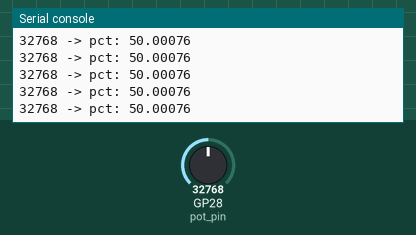
Recording of a program running on a simulated Raspberry Pi Pico running MicroPython. On the bench: the last lines printed to the serial console. The inputs (shaded band) are chosen by the test bench; at power-on: GP28 (pot_pin) = 32768 (analog values on the 0–65535 scale).

Above: at 1.2 s.
1.3 s: GP28 (pot_pin) set to 45874
At 2.3 s:
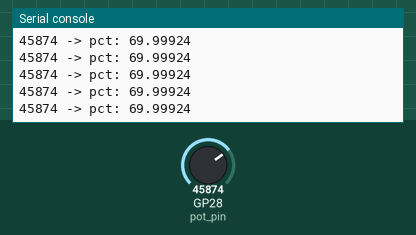
2.8 s: GP28 (pot_pin) set to 57670
At 3.3 s:
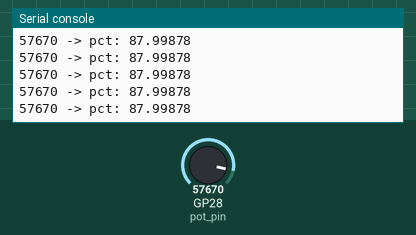
Timing chart, 0 to 5.8 s (numbered marks = the images above; inputs shaded):
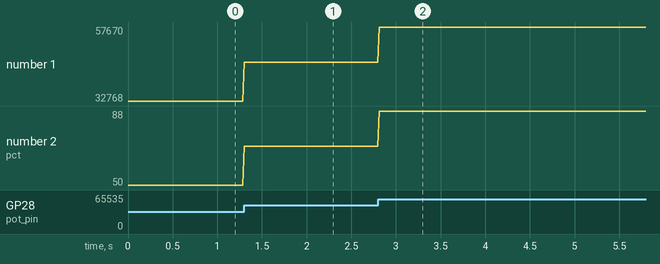

The program:

variable_resistance.py
```python
import machine
import utime
import math

pot_pin = machine.ADC(28) # POT-input on the Pico
max_val = math.pow(2,16) - 1 # maximum value unsigned 'short' = 2^16-1

while True:
    pot_val = pot_pin.read_u16() # fetch the digital converted value
    pot_pct = pot_val / max_val  # calculate percentage
    print(str(pot_val) + " -> pct: " + str(pot_pct*100))

    if pot_pct == 0:    # avoid division through zero
        utime.sleep(1)
    else:               # set frequency with max. 1/100 second and min. 1 second
        utime.sleep(1/(pot_pct*100))
```

Measured:
- after the input at 1.3 s, the serial console: prints a new line at once (image 1)
- after the input at 2.8 s, the serial console: prints a new line at once (image 2)
- plotted number 1: 32768 → 45874 after the input at 1.3 s, 45874 → 57670 after the input at 2.8 s
- plotted number 2: 50 → 70 after the input at 1.3 s, 70 → 88 after the input at 2.8 s
